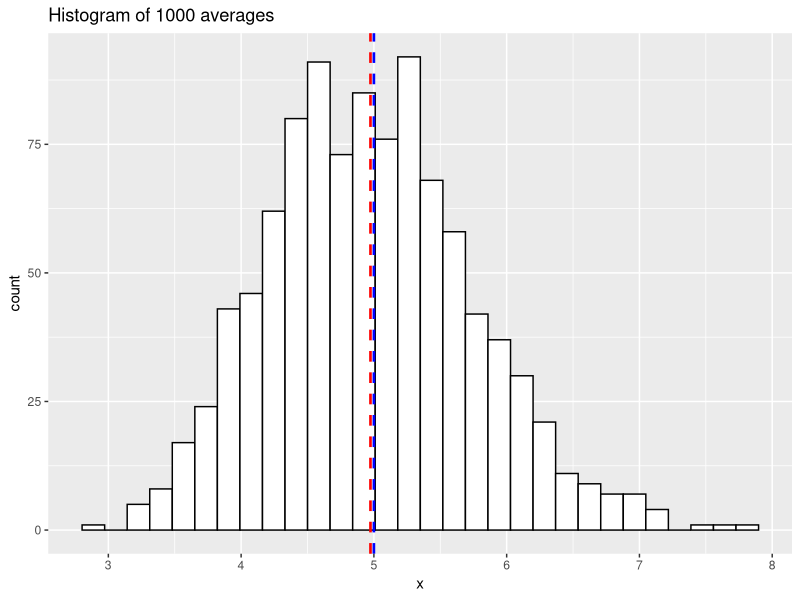
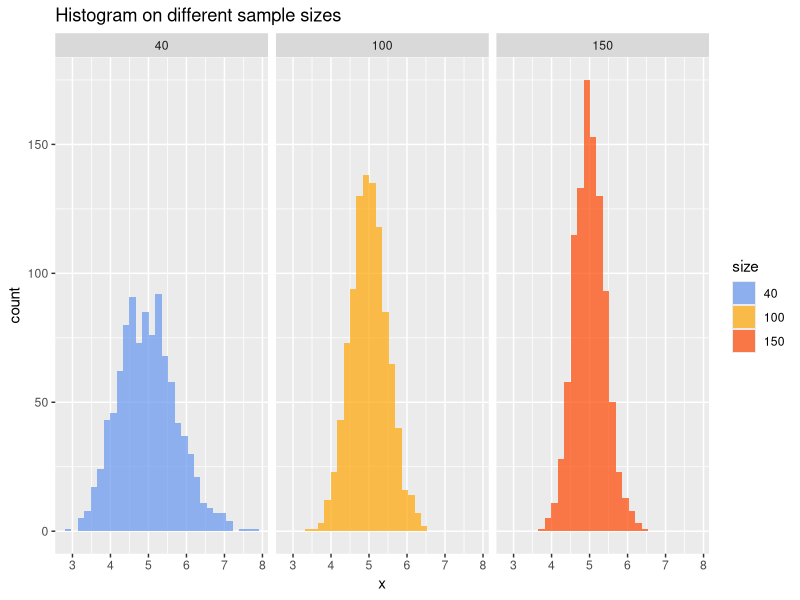
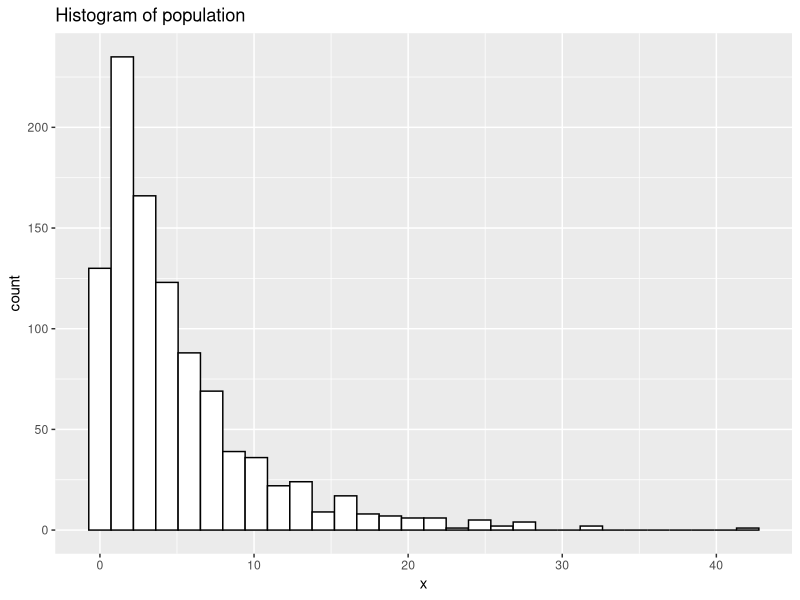
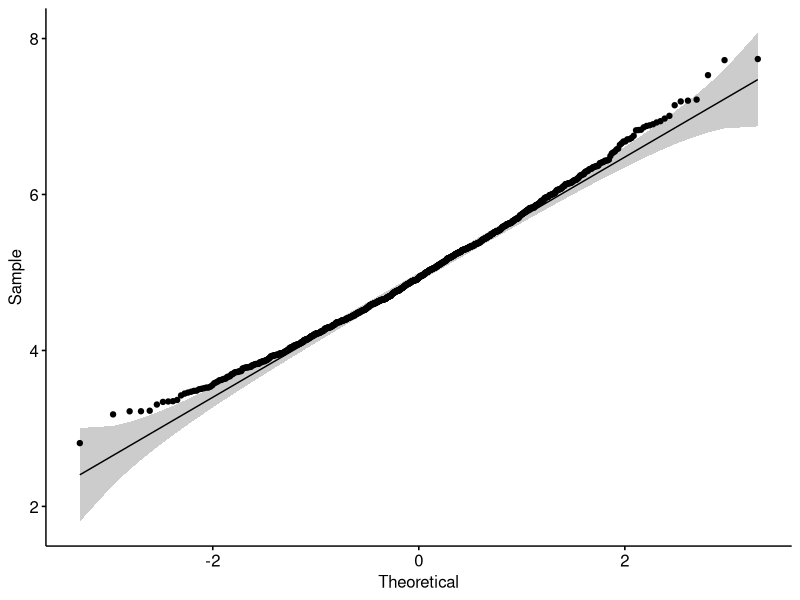

Write the R code that produced these figures, in order.
## ---- chunk 1
lambda = 0.2
n = 40
N = 1000
## ---- chunk 2
set.seed(1234)
Sample <- matrix(rexp(n = n * N, lambda), N, n)
Sample <- apply(Sample, 1, mean)
## ---- chunk 3
# Theoretical mean
1/lambda
# Sample mean
mean(Sample)
## ---- chunk 4
library(ggplot2)
ggplot(data.frame(Sample), aes(x = Sample)) + 
    geom_histogram(colour = "black", fill = "white", bins = 30) +
    geom_vline(aes(xintercept = 1/lambda),
               color = "blue", linetype = "dashed", size = 0.9) +
    geom_vline(aes(xintercept = mean(Sample)),
               color = "red", linetype = "dashed", size = 0.9) + 
    labs(title = "Histogram of 1000 averages", x = "x")

## ---- chunk 5
# Theoretical variance
1/(n * lambda^2)
# Sample variance
var(Sample)
## ---- chunk 6
SD <- function(lambda, n, N){
  set.seed(1234)
  Sample <- matrix(rexp(n = n*N, lambda), N, n)
  Sample <- apply(Sample, 1, mean)
  return(list(Sample = Sample))
}
Sp0 <- Sample
Sp1 <- SD(lambda, 100, N)$Sample
Sp2 <- SD(lambda, 150, N)$Sample
Sp <- c(Sp0, Sp1, Sp2)
label <- factor(rep(c("40","100","150"), each = 1000), 
                levels = c("40","100","150"), ordered = TRUE)

theory_var <- 1/(c(40,100,150)*lambda^2)
sample_var <- c(var(Sp0),var(Sp1),var(Sp2))
dat <- data.frame(theory_var, sample_var)
rownames(dat) <- c("n=40","n=100","n=150")
colnames(dat) <- c("theory_variance", "sample_variance")
dat

ggplot(data.frame(Sp, size = label), aes(x = Sp)) + 
  geom_histogram(aes(fill = size), bins = 30) +
  scale_fill_manual(values=alpha(c("#6495ED","#FFA500","#FF4500"), 0.7)) +
  facet_grid(.~ size) +
  labs(title = "Histogram on different sample sizes", x="x",y="count")
## ---- chunk 7
dat <- data.frame(x = rexp(n = 1000, lambda))
ggplot(dat, aes(x = x)) + 
  geom_histogram(colour = "black", fill = "white", bins = 30) +
  labs(title = "Histogram of population", x="x",y="count")
## ---- chunk 8
library("ggpubr")
ggqqplot(Sample)
